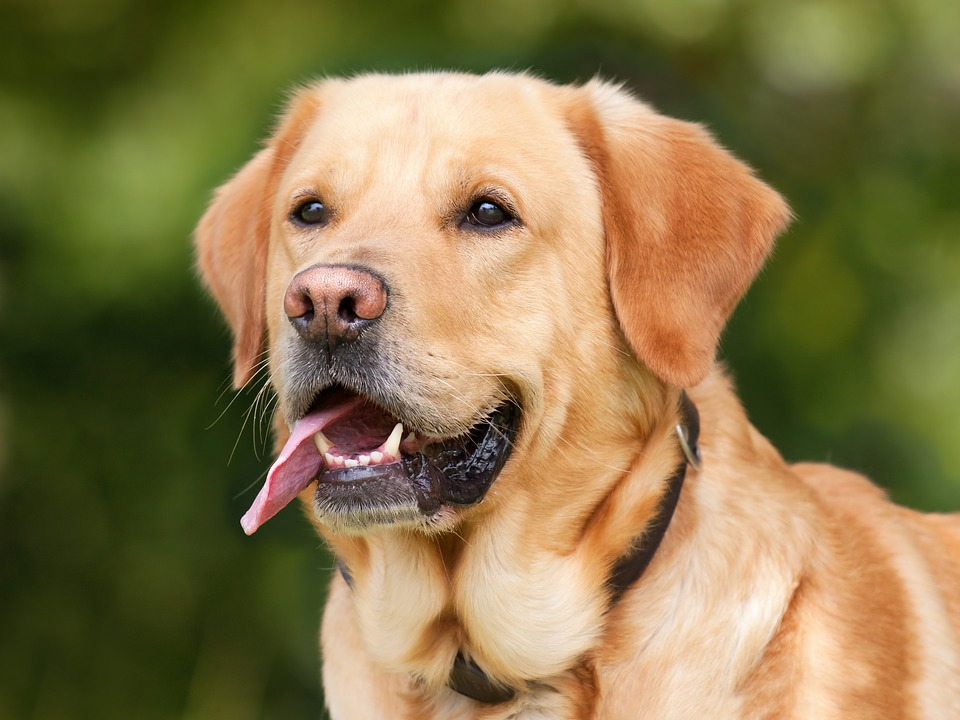
#> input picture Python/milk2.jpg, 960 x 720 px
$ python instagram.py   (Python 2 division)
#> lines starting #> are read from the running program, lines starting #| are printed output that depends on the picture
from PIL import Image

milk = Image.open("milk2.jpg")
#> milk is the input picture: PIL image 960x720 RGB; mean R, G, B 136.3, 119.6, 76.2
print milk.getdata()[200]
#| (53, 65, 3)

def getRed(pixel):
    return pixel[0]

def getGreen(pixel):
    return pixel[1]

def getBlue(pixel):
    return pixel[2]

def getAveragePixel(pixel):
    avg = ((getRed(pixel) + getGreen(pixel) + getBlue(pixel)) / 3)
    return (avg, avg, avg)

def getrandompixel(pixel):
    avg2 = ((getRed(pixel) + getGreen(pixel) + getBlue(pixel)) / 4)
    return (avg2, avg2, avg2)

# [5 lines of commented-out code are left out]


new_pixel = []
size = milk.height * milk.width
#> size = 691200
old_pixels = milk.getdata()
for i in range(size):
    old_pixel_variable = old_pixels[i]
    if (i < size / 3):
        new_pixel_variable = getAveragePixel(old_pixel_variable)
    elif (i < size / 2):
        new_pixel_variable = getrandompixel(old_pixel_variable)
    else:
        new_pixel_variable = old_pixel_variable
    new_pixel.append(new_pixel_variable)
#> this loop made 691200 passes
#> (old_pixel_variable, avg in getAveragePixel, new_pixel_variable) on passes 1 to 12: ((57, 60, 7), 41, (41, 41, 41)), ((57, 60, 7), 41, (41, 41, 41)), ((57, 60, 7), 41, (41, 41, 41)), ((57, 60, 7), 41, (41, 41, 41)), ((58, 61, 8), 42, (42, 42, 42)), ((58, 61, 8), 42, (42, 42, 42)), ((59, 62, 9), 43, (43, 43, 43)), ((59, 62, 9), 43, (43, 43, 43)), ((59, 62, 9), 43, (43, 43, 43)), ((59, 62, 9), 43, (43, 43, 43)), ((59, 62, 9), 43, (43, 43, 43)), ((60, 63, 10), 44, (44, 44, 44))
#> new_pixel_variable on passes 61 to 66: (58, 58, 58), (58, 58, 58), (58, 58, 58), (58, 58, 58), (58, 58, 58), (58, 58, 58)
#> after the loop, new_pixel = 691200 items

    #top bottom middle
    #left right
    #put bottom half of pic on top & top half on bottom
    #make it look like its snowing
    #make it so it shows random filters

# for pixel in milk.getdata():
#     # red_pixel = (255, 0, 0)
#     # new_pixel.append(red_pixel)
#     # red_value = getRed(pixel)
#     # green_value = getGreen(pixel)
#     # blue_value = getBlue(pixel)
#     # new_pixel_variable = (red_value, green_value, blue_value)
#     new_pixel_variable = getMedian(pixel)
#     new_pixel.append(new_pixel_variable)


print new_pixel[200]
#| (40, 40, 40)

new_image = Image.new("RGB", milk.size)
#> new_image: PIL image 960x720 RGB; every value is 0
#new_image.show()
new_image.putdata(new_pixel)
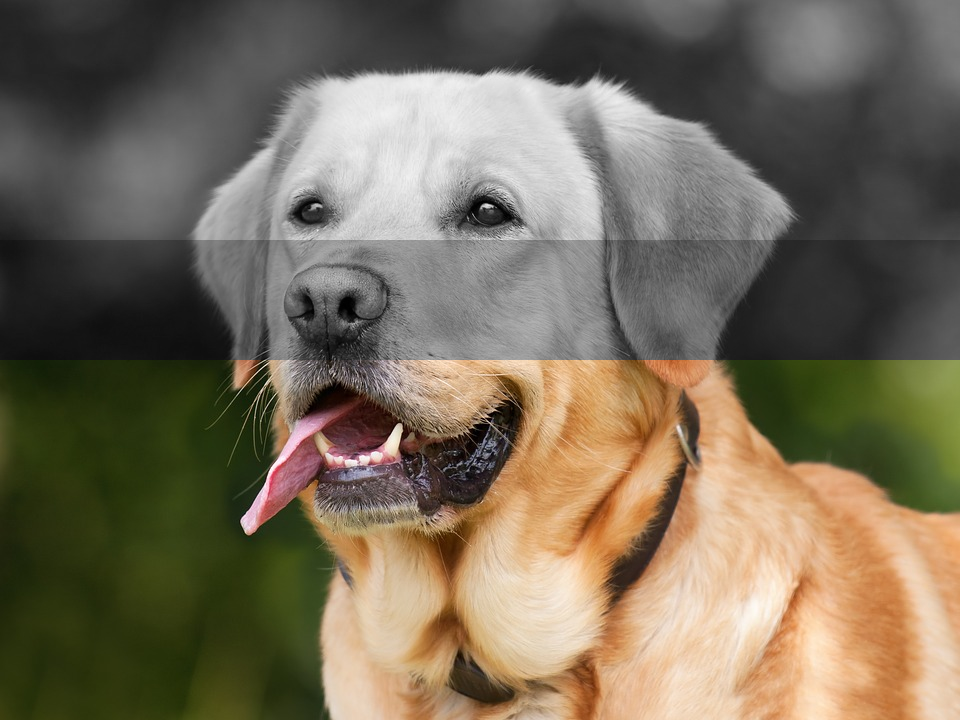
#> new_image: PIL image 960x720 RGB; mean R, G, B 119.1, 108.8, 89.9
new_image.show()
